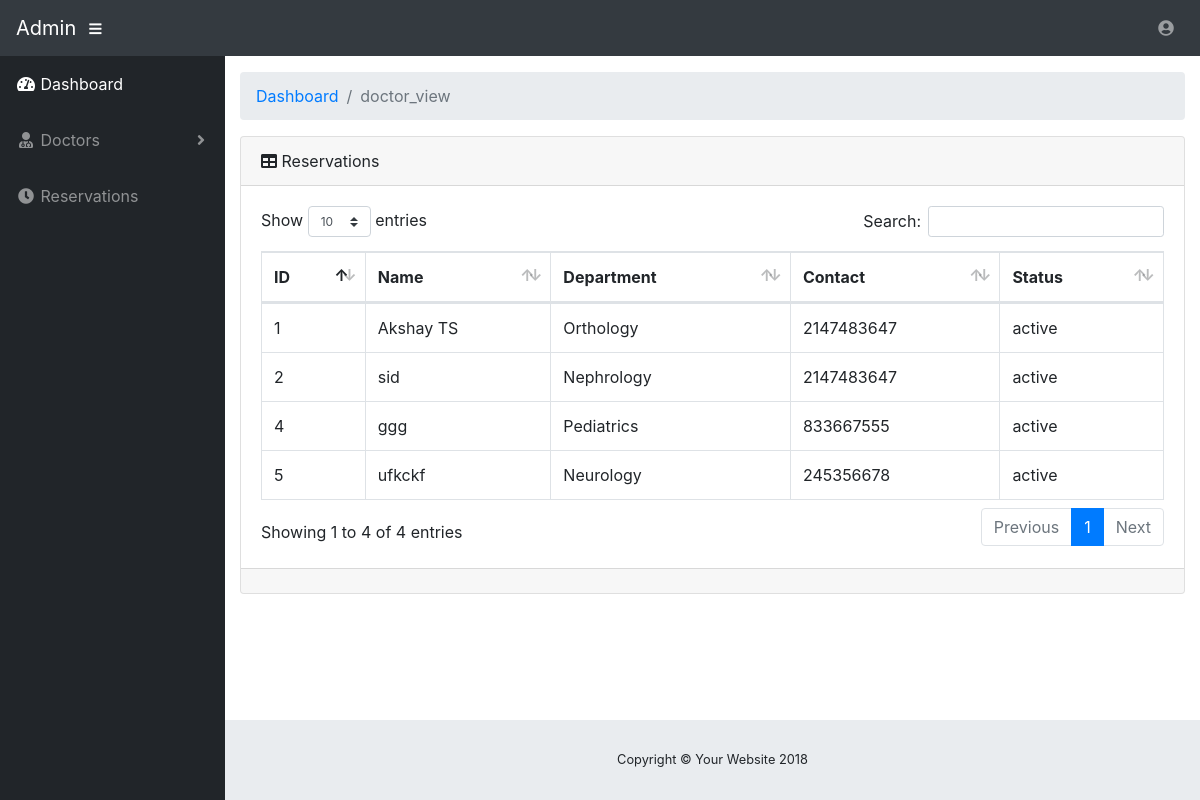
The page /admin/doctor_view.php (signed in) on the database its author committed.
### tables this page shows
CREATE TABLE IF NOT EXISTS `doctor` (
  `d_id` int(5) NOT NULL AUTO_INCREMENT,
  `d_name` varchar(20) NOT NULL,
  `d_adrs` varchar(50) NOT NULL,
  `d_gender` set('male','female','transgender','') NOT NULL,
  `d_dob` date NOT NULL,
  `d_doj` date NOT NULL,
  `d_phno` int(10) NOT NULL,
  `d_qua` varchar(20) NOT NULL,
  `d_wexp` varchar(50) NOT NULL,
  `d_email` varchar(20) NOT NULL,
  `d_dept` varchar(15) NOT NULL,
  `d_status` set('active','blocked','removed','') NOT NULL,
  PRIMARY KEY (`d_id`),
  UNIQUE KEY `d_email` (`d_email`)
);

CREATE TABLE IF NOT EXISTS `department` (
  `dep_id` int(11) NOT NULL AUTO_INCREMENT,
  `dep_name` varchar(20) NOT NULL,
  `dep_head` int(10) NOT NULL,
  `dep_status` varchar(8) NOT NULL,
  PRIMARY KEY (`dep_id`),
  KEY `dep_head` (`dep_head`)
);

### admin/doctor_view.php (the view, shortened to what this page needs)
<?php  require("header.php");
$msg1="";
$servername="localhost";
$username="root";
$password="";
$dbname="medi";
$conn = mysqli_connect($servername, $username, $password, $dbname);
$sql1="SELECT d_id,d_name,dep_name,d_phno,d_status FROM doctor,department where doctor.d_dept=department.dep_id and (doctor.d_status='active' or doctor.d_status='blocked') ";
$result = mysqli_query($conn, $sql1);
if(mysqli_num_rows($result)>0)
	{
	while($row=mysqli_fetch_assoc($result))
	{
	$msg1=$msg1."<tr><td>".$row['d_id']." </td><td>".$row['d_name']."</td><td>".$row['dep_name']."</td><td>".$row['d_phno']."</td><td>".$row['d_status']."</td></tr>";
	}
}
	else
		{
		echo"0 results";
		}
?>
          <div class="card mb-3">
            <div class="card-header">
              <i class="fas fa-table"></i>
              Reservations</div>
            <div class="card-body">
              <div class="table-responsive">
                <table class="table table-bordered" id="dataTable" width="100%" cellspacing="0">
                  <thead>
                    <tr>
                      <th>ID</th>
                      <th>Name</th>
                      <th>Department</th>
                      <th>Contact</th>
                      <th>Status</th>
                    </tr>
                  </thead>
                  <tbody>
<?php
echo $msg1; ?>
                  </tbody>
                </table>
              </div>
            </div>
            <div class="card-footer small text-muted"></div>
          </div>
        </div>
             </div></div></div>
<?php  require("footer.php");
?>

### admin/header.php (shortened to what this page needs)
<!DOCTYPE html>
<html lang="en">
  <head>
    <link href="vendor/bootstrap/css/bootstrap.min.css" rel="stylesheet">
    <link href="vendor/fontawesome-free/css/all.min.css" rel="stylesheet" type="text/css">
    <link href="vendor/datatables/dataTables.bootstrap4.css" rel="stylesheet">
    <link href="css/sb-admin.css" rel="stylesheet">
  </head>
  <body id="page-top">
    <nav class="navbar navbar-expand navbar-dark bg-dark static-top">
      <a class="navbar-brand mr-1" href="index.php">Admin</a>
      <button class="btn btn-link btn-sm text-white order-1 order-sm-0" id="sidebarToggle" href="#">
        <i class="fas fa-bars"></i>
      </button>
      <ul class="navbar-nav ml-auto ml-md-0">
        <li class="nav-item dropdown no-arrow">
          <a class="nav-link dropdown-toggle" href="#" id="userDropdown" role="button" data-toggle="dropdown" aria-haspopup="true" aria-expanded="false">
            <i class="fas fa-user-circle fa-fw"></i>
          </a>
        </li>
      </ul>
    </nav>
    <div id="wrapper">
      <ul class="sidebar navbar-nav">
        <li class="nav-item active">
          <a class="nav-link" href="index.php">
            <i class="fas fa-fw fa-tachometer-alt"></i>
            <span>Dashboard</span>
          </a>
        </li>
        <li class="nav-item dropdown">
          <a class="nav-link dropdown-toggle" href="#" id="pagesDropdown" role="button" data-toggle="dropdown" aria-haspopup="true" aria-expanded="false">
            <i class="fas fa-fw fa-user-md"></i>
            <span>Doctors</span>
          </a>
		</li>
        <li class="nav-item">
          <a class="nav-link" href="reservations.php">
            <i class="fas fa-fw fa-clock"></i>
            <span>Reservations</span></a>
        </li>
      </ul>
      <div id="content-wrapper">
        <div class="container-fluid">
          <ol class="breadcrumb">
            <li class="breadcrumb-item">
              <a href="#">Dashboard</a>
            </li>
            <li class="breadcrumb-item active"><?php echo chop(basename($_SERVER['PHP_SELF']),'.php'); ?></li>
          </ol>

### admin/footer.php (shortened to what this page needs)
        <footer class="sticky-footer">
          <div class="container my-auto">
            <div class="copyright text-center my-auto">
              <span>Copyright © Your Website 2018</span>
            </div>
          </div>
        </footer>
  </body>
</html>

### admin/css/sb-admin.css (style rules this page uses)
html { position: relative; min-height: 100%; }
body { height: 100%; }
#wrapper { display: -webkit-box; display: -ms-flexbox; display: flex; }
#wrapper #content-wrapper { overflow-x: hidden; width: 100%; padding-top: 1rem; padding-bottom: 80px; }
.navbar-nav .nav-item.active .nav-link { color: #fff; }
.navbar-nav .nav-item.dropdown .dropdown-toggle::after { width: 1rem; text-align: center; float: right; vertical-align: 0; border: 0; font-weight: 900; content: '\f105'; font-family: 'Font Awesome 5 Free'; }
.navbar-nav .nav-item.dropdown.no-arrow .dropdown-toggle::after { display: none; }
.sidebar { width: 90px !important; background-color: #212529; min-height: calc(100vh - 56px); }
.sidebar .nav-item:last-child { margin-bottom: 1rem; }
.sidebar .nav-item .nav-link { text-align: center; padding: 0.75rem 1rem; width: 90px; }
.sidebar .nav-item .nav-link span { font-size: 0.65rem; display: block; }
.sidebar .nav-item.dropdown .dropdown-toggle::after { display: none; }
.sidebar .nav-item .nav-link { color: rgba(255, 255, 255, 0.5); }
@media (min-width: 768px) { .sidebar { width: 225px !important; } }
@media (min-width: 768px) { .sidebar .nav-item .nav-link { display: block; width: 100%; text-align: left; padding: 1rem; width: 225px; } }
@media (min-width: 768px) { .sidebar .nav-item .nav-link span { font-size: 1rem; display: inline; } }
@media (min-width: 768px) { .sidebar .nav-item.dropdown .dropdown-toggle::after { display: block; } }
:root { --input-padding-x: 0.75rem; --input-padding-y: 0.75rem; }
footer.sticky-footer { display: -webkit-box; display: -ms-flexbox; display: flex; position: absolute; right: 0; bottom: 0; width: calc(100% - 90px); height: 80px; background-color: #e9ecef; }
footer.sticky-footer .copyright { line-height: 1; font-size: 0.8rem; }
@media (min-width: 768px) { footer.sticky-footer { width: calc(100% - 225px); } }

### rows shown on the page
doctor: d_id "1", d_name "Akshay TS", d_phno "2147483647", d_status "active"
department: dep_name "Orthology"
doctor: d_id "2", d_name "sid", d_phno "2147483647", d_status "active"
department: dep_name "Nephrology"
doctor: d_id "4", d_name "ggg", d_phno "833667555", d_status "active"
department: dep_name "Pediatrics"
doctor: d_id "5", d_name "ufkckf", d_phno "245356678", d_status "active"
department: dep_name "Neurology"

### other values the page prints
chop(basename($_SERVER['PHP_SELF']),'.php') "doctor_view"
